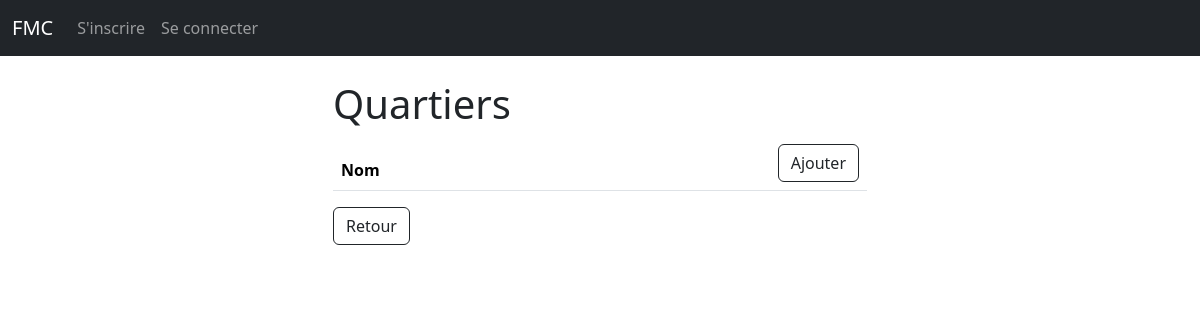
/districts/, run on an earlier commit of the app's database.
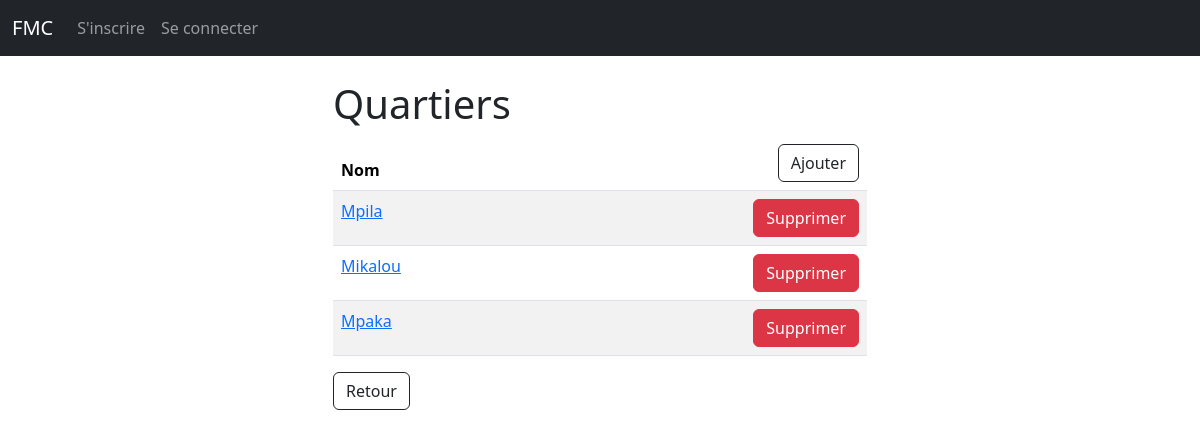
And on a later commit of the database.
### gestione/models.py (models this page shows, shortened)
class TimestampModel(models.Model):
    created_at = models.DateTimeField(auto_now_add=True)
    updated_at = models.DateTimeField(auto_now=True)
    class Meta:
        abstract = True

class District(TimestampModel):
    name = models.CharField(max_length=100)
    city = models.ForeignKey(City, on_delete=models.CASCADE, related_name="districts")

### gestione/views.py (the view)
# urls.py: path('districts/', views.list_districts, name='districts'),
def list_districts(request):
    districts = District.objects.all()
    return render(request, 'gestione/pages/districts.html', {'districts': districts})

### gestione/templates/gestione/pages/districts.html (shortened to what this page needs)
{% extends 'gestione/layouts/base.html'%}
{% block content %}
    <div class="container text-lg-start">
      <div class="row">
        <div class="col"></div>
        <div class="col-6">
            <h1>Quartiers</h1>
                <table class="table table-striped table-hover ">
                    <thead>
                        <tr>
                            <th scope="col">Nom</th>
                            <th scope="col"></th>
                            <th scope="col" class="text-end"><a class="btn btn-outline-dark" href="{% url 'gestione:add_district' %}">Ajouter</a></th>
                        </tr>
                    </thead>
                    <tbody>
                        {% if districts %}
                        {% for district in districts %}
                            <tr>
                                <td><a href="{% url 'gestione:district_record' district.id %}">{{district.name}}</a></td>
                                <td></td>
                                <td class="text-end"><a class="btn btn-danger" href="{% url 'gestione:delete_district' district.id %}">Supprimer</a></td>
                            </tr>
                        {% endfor %}
                        {% endif %}
                    </tbody>
                </table>
            <a class="btn btn-outline-dark" href="{% url 'gestione:dashboard' %}">Retour</a>
        </div>
        <div class="col"></div>
      </div>
</div>
{% endblock %}

What changed in the data, as far as the page shows it:
added District: name "Mpila"
added District: name "Mikalou"
added District: name "Mpaka"
